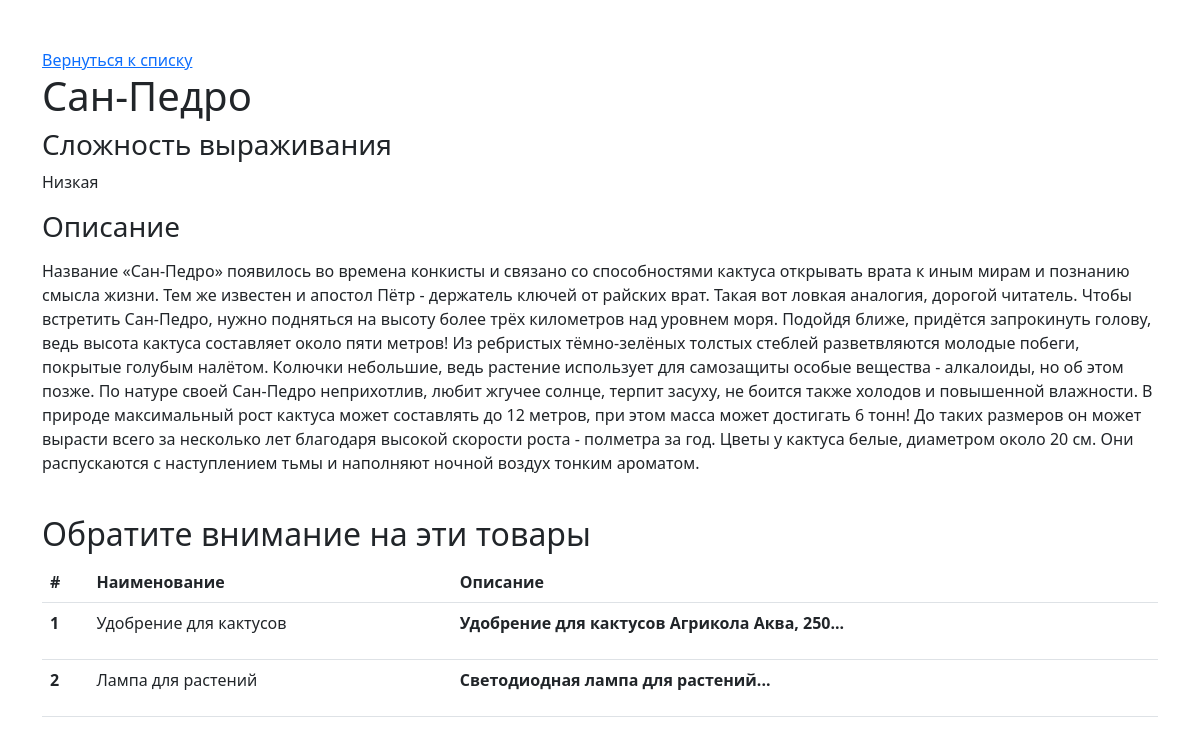
/route/1, run on the app's committed database.
### app.py (models this page shows, shortened)
class Cactus(db.Model):
    LOW = 'Низкая'
    MEDIUM = 'Средняя'
    HIGH = 'Высокая'
    DIFFICULTY = (
        ('1', LOW),
        ('2', MEDIUM),
        ('3', HIGH),
    )
    id = db.Column(db.Integer, primary_key=True)
    name = db.Column(db.String(80), unique=True, nullable=False)
    description = db.Column(db.Text(), nullable=False)
    image = db.Column(db.Unicode(128), nullable=False)
    difficulty = db.Column(ChoiceType(DIFFICULTY), nullable=True)
    products = db.relationship('RelatedProduct', backref='cactus', lazy=True)

class RelatedProduct(db.Model):
    id = db.Column(db.Integer, primary_key=True)
    name = db.Column(db.String(80), unique=True, nullable=False)
    description = db.Column(db.Text(), nullable=False)
    image = db.Column(db.Unicode(128), nullable=False)
    cactus_id = db.Column(db.Integer, db.ForeignKey('cactus.id'), nullable=False)

### app.py (the view)
@app.route('/route/<int:pk>')
def detail(pk):
    cactus = Cactus.query.filter_by(id=pk).first()
    if not cactus:
        raise NotFound
    return render_template('detail.html', cactus=cactus)

### templates/detail.html (shortened to what this page needs)
{% extends 'base.html' %}
{% block styles %}
  <link rel="stylesheet" href="{{ url_for('static', filename='css/styles.css') }}">
{% endblock %}
{% block content %}
  <a href="{{ url_for('index') }}">Вернуться к списку</a>
  <h1>{{ cactus.name }}</h1>
  <h3>Сложность выраживания</h3>
  <p>{{ cactus.difficulty.value }}</p>
  <h3>Описание</h3>
  <p>{{ cactus.description|safe }}</p>
  <h2>Обратите внимание на эти товары</h2>
  <table class="table">
    <thead>
    <tr>
      <th scope="col">#</th>
      <th scope="col">Наименование</th>
      <th scope="col">Описание</th>
    </tr>
    </thead>
    <tbody>
    {% for product in cactus.products %}
      <tr>
        <th scope="row">{{ product.id }}</th>
        <td>{{ product.name }}</td>
        <td>{{ product.description|truncate(64)|safe }}</td>
      </tr>
    {% endfor %}
    </tbody>
  </table>
{% endblock %}

### templates/base.html (shortened to what this page needs)
<!doctype html>
<html lang="ru">
<head>
  <link href="https://cdn.jsdelivr.net/npm/bootstrap@5.2.0-beta1/dist/css/bootstrap.min.css" rel="stylesheet">
  {% block styles %}{% endblock %}
</head>
<body>
  <div class="container mt-5">
    {% block content %}{% endblock %}
  </div>
</body>
</html>

### data on the page
Cactus: name "Сан-Педро", difficulty.value "Низкая", description "Название «Сан-Педро» появилось во времена конкисты и связано со способностями кактуса открывать врата к иным мирам и познанию смысла жизни. Тем же известен и апостол Пётр - держатель ключей от райских врат. Такая вот ловкая аналогия, дорогой читатель. Чтобы встретить Сан-Педро, нужно подняться на высоту более трёх километров над уровнем моря. Подойдя ближе, придётся запрокинуть голову, ведь высота кактуса составляет около пяти метров! Из ребристых тёмно-зелёных толстых стеблей разветвляются молодые побеги, покрытые голубым налётом. Колючки небольшие, ведь растение использует для самозащиты особые вещества - алкалоиды, но об этом позже. По натуре своей Сан-Педро неприхотлив, любит жгучее…"
RelatedProduct: id "1", name "Удобрение для кактусов", description "Удобрение для кактусов Агрикола Аква, 250..."
RelatedProduct: id "2", name "Лампа для растений", description "Светодиодная лампа для растений..."
